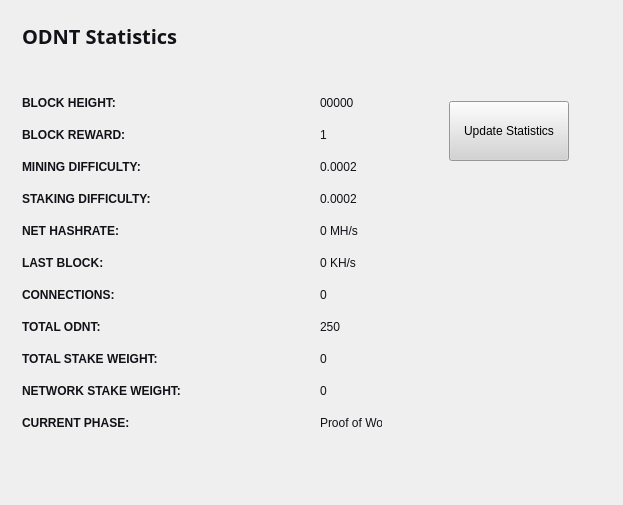
<?xml version="1.0" encoding="UTF-8"?>
<ui version="4.0">
 <class>StatisticsPage</class>
 <widget class="QWidget" name="StatisticsPage">
  <property name="windowModality">
   <enum>Qt::NonModal</enum>
  </property>
  <property name="geometry">
   <rect>
    <x>0</x>
    <y>0</y>
    <width>623</width>
    <height>505</height>
   </rect>
  </property>
  <property name="windowTitle">
   <string>Digging</string>
  </property>
  <property name="styleSheet">
   <string notr="true">color:#ffffff;
font-family:'Open Sans,sans-serif';</string>
  </property>
  <layout class="QGridLayout" name="gridLayout">
   <property name="sizeConstraint">
    <enum>QLayout::SetMaximumSize</enum>
   </property>
   <item row="0" column="1">
    <widget class="QFrame" name="frame">
     <property name="minimumSize">
      <size>
       <width>213</width>
       <height>0</height>
      </size>
     </property>
     <property name="frameShape">
      <enum>QFrame::NoFrame</enum>
     </property>
     <property name="frameShadow">
      <enum>QFrame::Raised</enum>
     </property>
     <widget class="QPushButton" name="startButton">
      <property name="geometry">
       <rect>
        <x>50</x>
        <y>90</y>
        <width>120</width>
        <height>60</height>
       </rect>
      </property>
      <property name="sizePolicy">
       <sizepolicy hsizetype="Fixed" vsizetype="Fixed">
        <horstretch>0</horstretch>
        <verstretch>0</verstretch>
       </sizepolicy>
      </property>
      <property name="minimumSize">
       <size>
        <width>120</width>
        <height>60</height>
       </size>
      </property>
      <property name="styleSheet">
       <string notr="true">background:lightgrey; color:black;</string>
      </property>
      <property name="text">
       <string>Update Statistics</string>
      </property>
     </widget>
    </widget>
   </item>
   <item row="0" column="0">
    <widget class="QFrame" name="gridFrame_2">
     <layout class="QGridLayout" name="gridLayout_4">
      <item row="3" column="0">
       <layout class="QFormLayout" name="formLayout_2">
        <property name="fieldGrowthPolicy">
         <enum>QFormLayout::FieldsStayAtSizeHint</enum>
        </property>
        <property name="horizontalSpacing">
         <number>139</number>
        </property>
        <property name="verticalSpacing">
         <number>18</number>
        </property>
        <property name="rightMargin">
         <number>0</number>
        </property>
        <item row="1" column="0">
         <widget class="QLabel" name="label_14">
          <property name="text">
           <string>&lt;html&gt;&lt;head/&gt;&lt;body&gt;&lt;p&gt;&lt;span style=&quot; font-weight:600; color:#121117;&quot;&gt;BLOCK HEIGHT:&lt;/span&gt;&lt;/p&gt;&lt;/body&gt;&lt;/html&gt;</string>
          </property>
         </widget>
        </item>
        <item row="1" column="1">
         <widget class="QLabel" name="heightBox">
          <property name="styleSheet">
           <string notr="true">color:#121117;</string>
          </property>
          <property name="text">
           <string>00000</string>
          </property>
         </widget>
        </item>
        <item row="2" column="0">
         <widget class="QLabel" name="label_12">
          <property name="text">
           <string>&lt;html&gt;&lt;head/&gt;&lt;body&gt;&lt;p&gt;&lt;span style=&quot; font-weight:600; color:#121117;&quot;&gt;BLOCK REWARD:&lt;/span&gt;&lt;/p&gt;&lt;/body&gt;&lt;/html&gt;</string>
          </property>
         </widget>
        </item>
        <item row="2" column="1">
         <widget class="QLabel" name="rewardBox">
          <property name="styleSheet">
           <string notr="true">color:#121117;</string>
          </property>
          <property name="text">
           <string>1</string>
          </property>
         </widget>
        </item>
        <item row="3" column="0">
         <widget class="QLabel" name="label_13">
          <property name="text">
           <string>&lt;html&gt;&lt;head/&gt;&lt;body&gt;&lt;p&gt;&lt;span style=&quot; font-weight:600; color:#121117;&quot;&gt;MINING DIFFICULTY:&lt;/span&gt;&lt;/p&gt;&lt;/body&gt;&lt;/html&gt;</string>
          </property>
         </widget>
        </item>
        <item row="3" column="1">
         <widget class="QLabel" name="diffBox">
          <property name="styleSheet">
           <string notr="true">color:#121117;</string>
          </property>
          <property name="text">
           <string>0.0002</string>
          </property>
         </widget>
        </item>
        <item row="4" column="0">
         <widget class="QLabel" name="label_9">
          <property name="text">
           <string>&lt;html&gt;&lt;head/&gt;&lt;body&gt;&lt;p&gt;&lt;span style=&quot; font-weight:600; color:#121117;&quot;&gt;STAKING DIFFICULTY:&lt;/span&gt;&lt;/p&gt;&lt;/body&gt;&lt;/html&gt;</string>
          </property>
         </widget>
        </item>
        <item row="4" column="1">
         <widget class="QLabel" name="diffBox2">
          <property name="styleSheet">
           <string notr="true">color:#121117;</string>
          </property>
          <property name="text">
           <string>0.0002</string>
          </property>
         </widget>
        </item>
        <item row="5" column="1">
         <widget class="QLabel" name="pawrateBox">
          <property name="styleSheet">
           <string notr="true">color:#121117;</string>
          </property>
          <property name="text">
           <string>0 MH/s</string>
          </property>
         </widget>
        </item>
        <item row="6" column="0">
         <widget class="QLabel" name="label3_2">
          <property name="sizePolicy">
           <sizepolicy hsizetype="Preferred" vsizetype="Maximum">
            <horstretch>0</horstretch>
            <verstretch>0</verstretch>
           </sizepolicy>
          </property>
          <property name="text">
           <string>&lt;html&gt;&lt;head/&gt;&lt;body&gt;&lt;p&gt;&lt;span style=&quot; font-weight:600; color:#121117;&quot;&gt;LAST BLOCK:&lt;/span&gt;&lt;/p&gt;&lt;/body&gt;&lt;/html&gt;</string>
          </property>
         </widget>
        </item>
        <item row="6" column="1">
         <widget class="QLabel" name="localBox">
          <property name="styleSheet">
           <string notr="true">color:#121117;</string>
          </property>
          <property name="text">
           <string>0 KH/s</string>
          </property>
         </widget>
        </item>
        <item row="7" column="0">
         <widget class="QLabel" name="label1_2">
          <property name="text">
           <string>&lt;html&gt;&lt;head/&gt;&lt;body&gt;&lt;p&gt;&lt;span style=&quot; font-weight:600; color:#121117;&quot;&gt;CONNECTIONS:&lt;/span&gt;&lt;/p&gt;&lt;/body&gt;&lt;/html&gt;</string>
          </property>
         </widget>
        </item>
        <item row="7" column="1">
         <widget class="QLabel" name="connectionBox">
          <property name="styleSheet">
           <string notr="true">color:#121117;</string>
          </property>
          <property name="text">
           <string>0</string>
          </property>
         </widget>
        </item>
        <item row="8" column="0">
         <widget class="QLabel" name="label_8">
          <property name="text">
           <string>&lt;html&gt;&lt;head/&gt;&lt;body&gt;&lt;p&gt;&lt;span style=&quot; font-weight:600; color:#121117;&quot;&gt;TOTAL ODNT:&lt;/span&gt;&lt;/p&gt;&lt;/body&gt;&lt;/html&gt;</string>
          </property>
         </widget>
        </item>
        <item row="8" column="1">
         <widget class="QLabel" name="volumeBox">
          <property name="styleSheet">
           <string notr="true">color:#121117;</string>
          </property>
          <property name="text">
           <string>250</string>
          </property>
         </widget>
        </item>
        <item row="9" column="0">
         <widget class="QLabel" name="label_10">
          <property name="text">
           <string>&lt;html&gt;&lt;head/&gt;&lt;body&gt;&lt;p&gt;&lt;span style=&quot; font-weight:600; color:#121117;&quot;&gt;TOTAL STAKE WEIGHT:&lt;/span&gt;&lt;/p&gt;&lt;/body&gt;&lt;/html&gt;</string>
          </property>
         </widget>
        </item>
        <item row="9" column="1">
         <widget class="QLabel" name="minBox">
          <property name="styleSheet">
           <string notr="true">color:#121117;</string>
          </property>
          <property name="text">
           <string>0</string>
          </property>
         </widget>
        </item>
        <item row="10" column="0">
         <widget class="QLabel" name="label_11">
          <property name="text">
           <string>&lt;html&gt;&lt;head/&gt;&lt;body&gt;&lt;p&gt;&lt;span style=&quot; font-weight:600; color:#121117;&quot;&gt;NETWORK STAKE WEIGHT:&lt;/span&gt;&lt;/p&gt;&lt;/body&gt;&lt;/html&gt;</string>
          </property>
         </widget>
        </item>
        <item row="10" column="1">
         <widget class="QLabel" name="maxBox">
          <property name="styleSheet">
           <string notr="true">color:#121117;</string>
          </property>
          <property name="text">
           <string>0</string>
          </property>
         </widget>
        </item>
        <item row="11" column="0">
         <widget class="QLabel" name="label_15">
          <property name="text">
           <string>&lt;html&gt;&lt;head/&gt;&lt;body&gt;&lt;p&gt;&lt;span style=&quot; font-weight:600; color:#121117;&quot;&gt;CURRENT PHASE:&lt;/span&gt;&lt;/p&gt;&lt;/body&gt;&lt;/html&gt;</string>
          </property>
         </widget>
        </item>
        <item row="11" column="1">
         <widget class="QLabel" name="cBox">
          <property name="styleSheet">
           <string notr="true">color:#121117;</string>
          </property>
          <property name="text">
           <string>Proof of Work</string>
          </property>
         </widget>
        </item>
        <item row="5" column="0">
         <widget class="QLabel" name="label_16">
          <property name="text">
           <string>&lt;html&gt;&lt;head/&gt;&lt;body&gt;&lt;p&gt;&lt;span style=&quot; font-weight:600; color:#121117;&quot;&gt;NET HASHRATE:&lt;/span&gt;&lt;/p&gt;&lt;/body&gt;&lt;/html&gt;</string>
          </property>
         </widget>
        </item>
       </layout>
      </item>
      <item row="1" column="0">
       <layout class="QHBoxLayout" name="horizontalLayout_4">
        <property name="spacing">
         <number>7</number>
        </property>
        <item>
         <widget class="QLabel" name="label_5">
          <property name="font">
           <font>
            <family>Open Sans,sans-serif</family>
           </font>
          </property>
          <property name="text">
           <string>&lt;html&gt;&lt;head/&gt;&lt;body&gt;&lt;p&gt;&lt;span style=&quot; font-size:20px; font-weight:600; color:#121117;&quot;&gt;ODNT Statistics&lt;/span&gt;&lt;/p&gt;&lt;/body&gt;&lt;/html&gt;</string>
          </property>
         </widget>
        </item>
        <item>
         <spacer name="horizontalSpacer_2">
          <property name="orientation">
           <enum>Qt::Horizontal</enum>
          </property>
          <property name="sizeHint" stdset="0">
           <size>
            <width>40</width>
            <height>20</height>
           </size>
          </property>
         </spacer>
        </item>
       </layout>
      </item>
      <item row="2" column="0">
       <spacer name="verticalSpacer_2">
        <property name="orientation">
         <enum>Qt::Vertical</enum>
        </property>
        <property name="sizeHint" stdset="0">
         <size>
          <width>20</width>
          <height>40</height>
         </size>
        </property>
       </spacer>
      </item>
     </layout>
    </widget>
   </item>
   <item row="1" column="0">
    <spacer name="verticalSpacer">
     <property name="orientation">
      <enum>Qt::Vertical</enum>
     </property>
     <property name="sizeHint" stdset="0">
      <size>
       <width>20</width>
       <height>40</height>
      </size>
     </property>
    </spacer>
   </item>
  </layout>
 </widget>
 <layoutdefault spacing="6" margin="11"/>
 <resources/>
 <connections/>
</ui>
